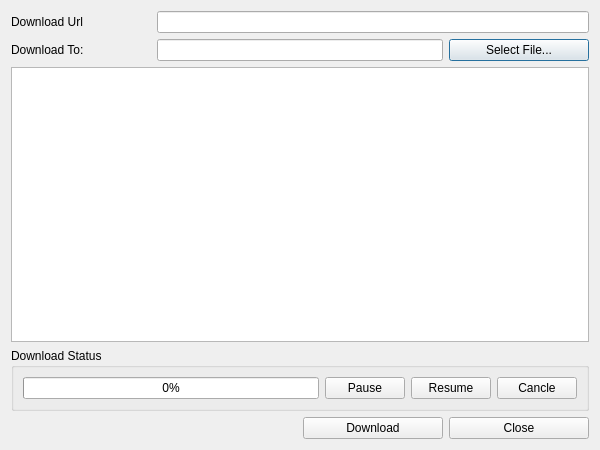
<?xml version="1.0" encoding="UTF-8"?>
<ui version="4.0">
 <class>DownloaderDialog_V2</class>
 <widget class="QDialog" name="DownloaderDialog_V2">
  <property name="geometry">
   <rect>
    <x>0</x>
    <y>0</y>
    <width>600</width>
    <height>450</height>
   </rect>
  </property>
  <property name="windowTitle">
   <string>Download with Pause and Resume</string>
  </property>
  <layout class="QGridLayout" name="gridLayout_2">
   <item row="1" column="3">
    <widget class="QPushButton" name="pushButton_OpenSaveFile">
     <property name="text">
      <string>Select File...</string>
     </property>
    </widget>
   </item>
   <item row="1" column="0">
    <widget class="QLabel" name="label_DownloadPath">
     <property name="text">
      <string>Download To:</string>
     </property>
     <property name="buddy">
      <cstring>lineEdit_DownloadPath</cstring>
     </property>
    </widget>
   </item>
   <item row="1" column="1" colspan="2">
    <widget class="QLineEdit" name="lineEdit_DownloadPath">
     <property name="readOnly">
      <bool>true</bool>
     </property>
    </widget>
   </item>
   <item row="2" column="0" colspan="4">
    <widget class="QTextBrowser" name="textBrowser_Console"/>
   </item>
   <item row="4" column="3">
    <widget class="QPushButton" name="pushButton_Close">
     <property name="text">
      <string>Close</string>
     </property>
    </widget>
   </item>
   <item row="0" column="0">
    <widget class="QLabel" name="label_DownloadURL">
     <property name="text">
      <string>Download Url</string>
     </property>
     <property name="buddy">
      <cstring>lineEdit_DownloadURL</cstring>
     </property>
    </widget>
   </item>
   <item row="0" column="1" colspan="3">
    <widget class="QLineEdit" name="lineEdit_DownloadURL">
     <property name="inputMethodHints">
      <set>Qt::ImhUrlCharactersOnly</set>
     </property>
     <property name="text">
      <string/>
     </property>
    </widget>
   </item>
   <item row="4" column="2">
    <widget class="QPushButton" name="pushButton_Download">
     <property name="text">
      <string>Download</string>
     </property>
     <property name="checkable">
      <bool>false</bool>
     </property>
    </widget>
   </item>
   <item row="3" column="0" colspan="4">
    <widget class="QGroupBox" name="groupBox_Status">
     <property name="title">
      <string>Download Status</string>
     </property>
     <property name="checkable">
      <bool>false</bool>
     </property>
     <layout class="QHBoxLayout" name="horizontalLayout">
      <item>
       <widget class="QProgressBar" name="progressBar">
        <property name="value">
         <number>0</number>
        </property>
       </widget>
      </item>
      <item>
       <widget class="QPushButton" name="pushButton_Pause">
        <property name="text">
         <string>Pause</string>
        </property>
       </widget>
      </item>
      <item>
       <widget class="QPushButton" name="pushButton_Resume">
        <property name="text">
         <string>Resume</string>
        </property>
       </widget>
      </item>
      <item>
       <widget class="QPushButton" name="pushButton_Cancle">
        <property name="text">
         <string>Cancle</string>
        </property>
       </widget>
      </item>
     </layout>
    </widget>
   </item>
  </layout>
 </widget>
 <resources/>
 <connections>
  <connection>
   <sender>pushButton_Close</sender>
   <signal>clicked()</signal>
   <receiver>DownloaderDialog_V2</receiver>
   <slot>accept()</slot>
   <hints>
    <hint type="sourcelabel">
     <x>535</x>
     <y>426</y>
    </hint>
    <hint type="destinationlabel">
     <x>535</x>
     <y>444</y>
    </hint>
   </hints>
  </connection>
 </connections>
</ui>
